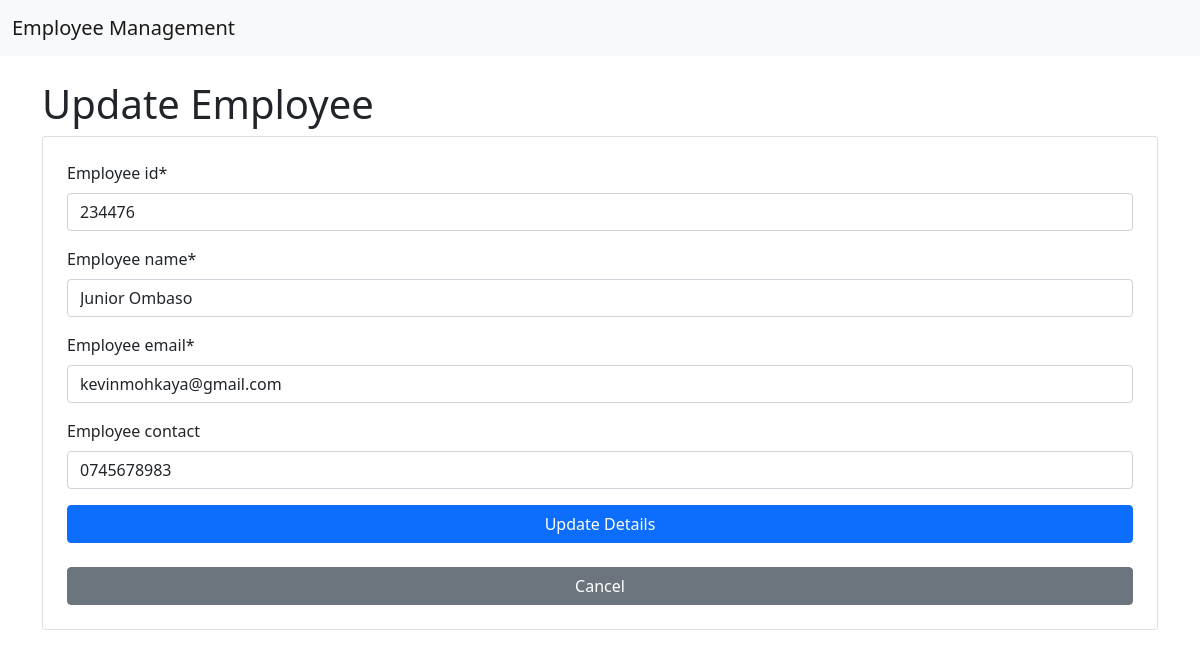
Page /update/9/ on the committed database.
### employee/models.py (models this page shows, shortened)
class Employee(models.Model):
    employee_id = models.CharField(max_length=20, unique=True)
    employee_name = models.CharField(max_length=30)
    employee_email = models.EmailField(unique=True)
    employee_contact = models.CharField(max_length=15, blank=True, null=True)

### employee/views.py (the view)
# urls.py: path("update/<int:pk>/", views.update_employee, name="update"),  # Update employee view
def update_employee(request, pk):
    employee = Employee.objects.get(id=pk)
    if request.method == "POST":
        form = EmployeeForm(request.POST, instance=employee)
        if form.is_valid():
            form.save()
            return redirect('list')
    else:
        form = EmployeeForm(instance=employee)
    return render(request, 'update.html', {'form': form})

### employee/forms.py
class EmployeeForm(forms.ModelForm):
    class Meta:
        model = Employee
        fields = '__all__'

### employee/templates/update.html (shortened to what this page needs)
{% extends "base.html" %}
{% block content %}
    {% load crispy_forms_tags %}
    <h1>Update Employee</h1>
    <form method="post" class="form-group card p-4">
        {{ form|crispy }}
        <button type="submit" class="btn btn-primary">Update Details</button> <br>
        <a href="{% url 'list' %}" class="btn btn-secondary">Cancel</a>
    </form>
{% endblock %}

### rows in the picture
Employee: employee_id "234476", employee_name "Junior Ombaso", employee_email "kevinmohkaya@gmail.com", employee_contact "0745678983"
